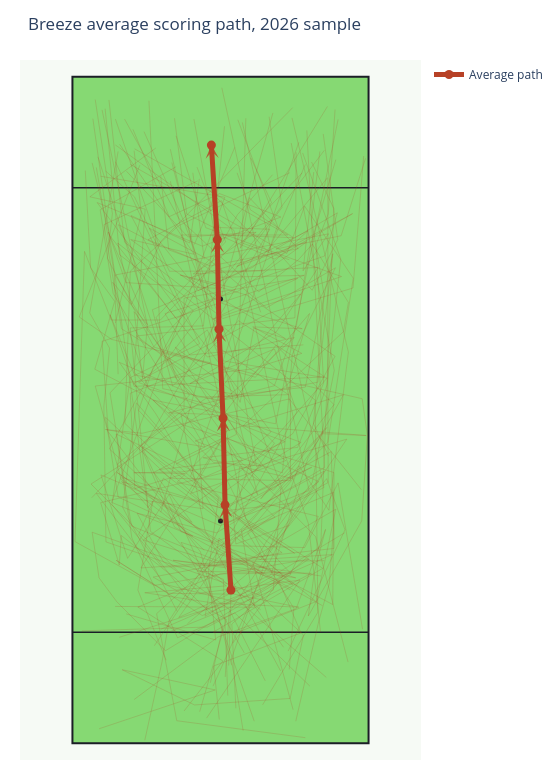

The notebook cell saved with this chart:
### Code cell
fig = plot_average_scoring_path(
    avg_path,
    paths=paths,
    title=f"{TEAM_ID.title()} average scoring path, {SEASON} sample",
    show_individual_paths=True,
)
fig.show()

### Figure 1 — Plotly figure (JSON) as saved in the notebook; plotly's stock layout.template omitted (floating-point values rounded to 4 significant figures)
{"data": [{"hoverinfo": "skip", "marker": {"color": "#1B1E26", "size": 5}, "mode": "markers", "showlegend": false, "type": "scatter", "x": [0], "y": [40]}, {"hoverinfo": "skip", "marker": {"color": "#1B1E26", "size": 5}, "mode": "markers", "showlegend": false, "type": "scatter", "x": [0], "y": [80]}, {"hoverinfo": "skip", "line": {"color": "rgba(170, 61, 35, 0.18)", "width": 1}, "mode": "lines", "showlegend": false, "type": "scatter", "x": [19.04, 3.78, -9.99, -22.37, -3.14, -3.94, -15.55, -13.56, -23.51, -11.64], "y": [11.87, 25.19, 28.61, 45.0, 42.23, 54.17, 66.79, 96.17, 98.37, 107.2]}, {"hoverinfo": "skip", "line": {"color": "rgba(170, 61, 35, 0.18)", "width": 1}, "mode": "lines", "showlegend": false, "type": "scatter", "x": [19.45, 16.75, 18.65, 16.39, 17.88], "y": [51.69, 57.52, 80.67, 94.22, 106.5]}, {"hoverinfo": "skip", "line": {"color": "rgba(170, 61, 35, 0.18)", "width": 1}, "mode": "lines", "showlegend": false, "type": "scatter", "x": [1.31, 0.51, -23.1, -21.86, -18.66, -9.91, 12.73, -14.73, -12.1, -4.89, -18.16, -20.77], "y": [8.59, 29.56, 38.0, 29.78, 25.48, 16.67, 30.48, 59.93, 67.71, 77.91, 87.94, 114.2]}, {"hoverinfo": "skip", "line": {"color": "rgba(170, 61, 35, 0.18)", "width": 1}, "mode": "lines", "showlegend": false, "type": "scatter", "x": [-0.22, -1.21, 14.49, 10.49, -3.27, -18.78, -9.4, 2.5, 14.1, -1.27, -13.63, 1.06, -12.61, -16.25, -3.07, 0.72], "y": [4.29, 13.93, 19.87, 29.27, 22.99, 32.95, 27.01, 26.84, 24.5, 25.26, 27.11, 28.35, 38.15, 74.78, 75.14, 111.1]}, {"hoverinfo": "skip", "line": {"color": "rgba(170, 61, 35, 0.18)", "width": 1}, "mode": "lines", "showlegend": false, "type": "scatter", "x": [12.38, 3.86, 9.18, 5.45], "y": [87.04, 90.07, 97.35, 105.4]}, {"hoverinfo": "skip", "line": {"color": "rgba(170, 61, 35, 0.18)", "width": 1}, "mode": "lines", "showlegend": false, "type": "scatter", "x": [0.85, 1.54, 22.73, 6.48, -4.78], "y": [11.94, 23.54, 54.75, 49.83, 112.4]}, {"hoverinfo": "skip", "line": {"color": "rgba(170, 61, 35, 0.18)", "width": 1}, "mode": "lines", "showlegend": false, "type": "scatter", "x": [14.92, 4.15, -5.54, -9.99, 3.12, 15.54, 2.91, 15.75, 7.79, -9.19, -15.48, -20.7], "y": [71.73, 70.84, 69.9, 77.36, 81.35, 90.27, 85.84, 92.26, 85.04, 84.97, 98.37, 103.0]}, {"hoverinfo": "skip", "line": {"color": "rgba(170, 61, 35, 0.18)", "width": 1}, "mode": "lines", "showlegend": false, "type": "scatter", "x": [-1.82, 0.44, -7.93, -17.86, -18.22, -21.57, 6.26, 0.58, -4.09, -15.09, 13.4, 13.62], "y": [10.91, 21.14, 29.51, 37.42, 32.11, 43.32, 50.09, 59.78, 64.94, 73.32, 76.6, 106.4]}, {"hoverinfo": "skip", "line": {"color": "rgba(170, 61, 35, 0.18)", "width": 1}, "mode": "lines", "showlegend": false, "type": "scatter", "x": [8.06, 1.54, -10.34, -15.01, -0.73, 18.72, 15.54], "y": [11.25, 24.16, 32.74, 41.43, 37.89, 49.66, 110.3]}, {"hoverinfo": "skip", "line": {"color": "rgba(170, 61, 35, 0.18)", "width": 1}, "mode": "lines", "showlegend": false, "type": "scatter", "x": [25.57, 21.17, 15.15, 1.09, -17.86, -22.55, 5.45, 14.64, 5.8, 14.71, 0.0, -16.17, -4.74, -18.16], "y": [20.53, 46.88, 35.24, 35.6, 47.47, 64.32, 67.34, 70.19, 74.96, 74.63, 79.29, 90.68, 88.03, 107.8]}, {"hoverinfo": "skip", "line": {"color": "rgba(170, 61, 35, 0.18)", "width": 1}, "mode": "lines", "showlegend": false, "type": "scatter", "x": [0.0, -11.64, -18.22, -4.01, 12.24, -1.0, -9.03], "y": [40.0, 59.31, 68.59, 62.33, 62.76, 71.67, 107.0]}, {"hoverinfo": "skip", "line": {"color": "rgba(170, 61, 35, 0.18)", "width": 1}, "mode": "lines", "showlegend": false, "type": "scatter", "x": [-15.55, -0.44, 13.62, 18.91, 16.9, 15.81, 25.42, 26.44, 25.5, -10.68, -22.07], "y": [7.89, 19.15, 24.23, 38.51, 30.8, 22.93, 40.04, 55.48, 62.03, 70.36, 105.6]}, {"hoverinfo": "skip", "line": {"color": "rgba(170, 61, 35, 0.18)", "width": 1}, "mode": "lines", "showlegend": false, "type": "scatter", "x": [7.24, 0.17, -13.05, -1.9, 13.98, 5.18, 3.57, 19.25], "y": [77.57, 97.68, 90.65, 85.92, 89.05, 98.23, 89.12, 114.6]}, {"hoverinfo": "skip", "line": {"color": "rgba(170, 61, 35, 0.18)", "width": 1}, "mode": "lines", "showlegend": false, "type": "scatter", "x": [15.27, -7.87, -11.5, 1.26, 14.1, 19.52, 23.02, 12.87], "y": [1.02, 4.07, 23.34, 34.94, 49.97, 41.94, 70.43, 112.6]}, {"hoverinfo": "skip", "line": {"color": "rgba(170, 61, 35, 0.18)", "width": 1}, "mode": "lines", "showlegend": false, "type": "scatter", "x": [-16.98, -0.86, -2.17, -0.38, -5.39, 10.26, 3.12], "y": [23.3, 18.6, 30.96, 44.21, 48.05, 93.15, 112.2]}, {"hoverinfo": "skip", "line": {"color": "rgba(170, 61, 35, 0.18)", "width": 1}, "mode": "lines", "showlegend": false, "type": "scatter", "x": [-24.96, -2.37, 16.37, -4.16, 1.54, 13.33, 2.69, 3.42, 9.47, 18.22, 26.22, 4.08, 22.14, 23.02, 16.53, 14.06, 6.89, -7.45, -17.27], "y": [20.25, 20.93, 30.61, 30.96, 42.01, 34.22, 40.77, 49.73, 45.5, 55.74, 55.41, 57.16, 74.12, 79.36, 89.85, 87.08, 81.28, 94.39, 112.4]}, {"hoverinfo": "skip", "line": {"color": "rgba(170, 61, 35, 0.18)", "width": 1}, "mode": "lines", "showlegend": false, "type": "scatter", "x": [2.71, -8.0, -15.0, -18.37, -11.02, -18.92], "y": [81.76, 76.47, 85.67, 93.36, 89.51, 112.4]}, {"hoverinfo": "skip", "line": {"color": "rgba(170, 61, 35, 0.18)", "width": 1}, "mode": "lines", "showlegend": false, "type": "scatter", "x": [12.38, 2.76, 2.33, 6.19, 9.1, -22.21, -3.28, 10.87, -0.15, -9.24, -15.76], "y": [39.24, 35.89, 40.99, 53.51, 56.06, 97.34, 89.49, 94.73, 98.95, 94.8, 110.5]}, {"hoverinfo": "skip", "line": {"color": "rgba(170, 61, 35, 0.18)", "width": 1}, "mode": "lines", "showlegend": false, "type": "scatter", "x": [4.08, 1.95, 19.18, 21.65, 14.79], "y": [2.26, 15.17, 64.53, 87.18, 106.3]}, {"hoverinfo": "skip", "line": {"color": "rgba(170, 61, 35, 0.18)", "width": 1}, "mode": "lines", "showlegend": false, "type": "scatter", "x": [2.77, 2.04, 18.06, 20.4, 16.39], "y": [6.31, 21.48, 35.67, 96.26, 104.6]}, {"hoverinfo": "skip", "line": {"color": "rgba(170, 61, 35, 0.18)", "width": 1}, "mode": "lines", "showlegend": false, "type": "scatter", "x": [-13.63, -10.5, -9.26, -0.95, 9.83, -0.04, -7.0, -15.6, -6.42, -15.41, -16.24, -1.83, -19.6, -25.43, -14.52], "y": [0.54, 14.78, 22.06, 35.09, 40.7, 49.97, 48.85, 48.71, 48.56, 45.85, 63.02, 68.51, 72.7, 76.74, 104.1]}, {"hoverinfo": "skip", "line": {"color": "rgba(170, 61, 35, 0.18)", "width": 1}, "mode": "lines", "showlegend": false, "type": "scatter", "x": [-6.56, 0.44, -14.87, -0.08, 7.65, -18.66, -5.11, -12.03, 0.44, -5.39, 11.73, -0.44, -12.97, -19.4, -13.15, -20.19, -17.05, -0.95, 10.05, 18.7], "y": [5.82, 14.82, 24.53, 30.5, 30.58, 48.78, 39.75, 48.78, 54.98, 44.96, 50.89, 60.58, 63.78, 82.99, 75.37, 92.03, 82.93, 81.91, 95.42, 106.8]}, {"hoverinfo": "skip", "line": {"color": "rgba(170, 61, 35, 0.18)", "width": 1}, "mode": "lines", "showlegend": false, "type": "scatter", "x": [-21.86, -0.95, -17.71, -4.67, 12.53, 14.93, 7.21, -20.62, -20.99, -19.97, -23.54, -18.43], "y": [2.62, 9.61, 13.25, 6.91, 8.08, 19.51, 26.65, 36.26, 60.65, 71.14, 77.47, 106.5]}, {"hoverinfo": "skip", "line": {"color": "rgba(170, 61, 35, 0.18)", "width": 1}, "mode": "lines", "showlegend": false, "type": "scatter", "x": [2.23, 11.22, 0.29, 19.32, 23.89, 15.15, 11.94, -16.24], "y": [18.05, 30.13, 35.16, 54.16, 83.73, 96.69, 88.17, 104.2]}, {"hoverinfo": "skip", "line": {"color": "rgba(170, 61, 35, 0.18)", "width": 1}, "mode": "lines", "showlegend": false, "type": "scatter", "x": [16.09, 2.57, -7.73, -15.96, -18.78, -2.7, 11.63, -1.24, -9.33, 9.69, 13.69, 16.02, 20.76], "y": [10.29, 23.47, 19.0, 37.0, 55.67, 47.98, 54.3, 59.19, 59.49, 64.36, 75.36, 89.12, 105.1]}, {"hoverinfo": "skip", "line": {"color": "rgba(170, 61, 35, 0.18)", "width": 1}, "mode": "lines", "showlegend": false, "type": "scatter", "x": [-2.92, -4.98], "y": [87.11, 102.7]}, {"hoverinfo": "skip", "line": {"color": "rgba(170, 61, 35, 0.18)", "width": 1}, "mode": "lines", "showlegend": false, "type": "scatter", "x": [17.12, 2.77, -7.52, 9.09, 15.75, 22.13, -4.57, 11.15, 12.93, 20.69, 8.27, -1.89, -12.81, -4.02, 8.06, 23.78, 9.71, -0.38, 13.14, 5.38, 2.98], "y": [25.6, 37.07, 22.65, 30.34, 51.35, 62.74, 54.43, 48.67, 70.02, 85.6, 78.39, 86.91, 92.74, 81.48, 86.91, 95.35, 87.18, 91.51, 91.02, 96.04, 102.7]}, {"hoverinfo": "skip", "line": {"color": "rgba(170, 61, 35, 0.18)", "width": 1}, "mode": "lines", "showlegend": false, "type": "scatter", "x": [12.18, 22.41, 19.11, 7.99, -9.65, 11.08, 8.75], "y": [16.61, 38.44, 47.64, 33.7, 69.06, 96.45, 112.8]}, {"hoverinfo": "skip", "line": {"color": "rgba(170, 61, 35, 0.18)", "width": 1}, "mode": "lines", "showlegend": false, "type": "scatter", "x": [1.47, 2.09, 0.37, 7.31, -1.21, -12.12, 9.91, 21.17], "y": [14.0, 33.63, 45.03, 49.97, 50.52, 61.78, 57.52, 112.3]}, {"hoverinfo": "skip", "line": {"color": "rgba(170, 61, 35, 0.18)", "width": 1}, "mode": "lines", "showlegend": false, "type": "scatter", "x": [18.36, -0.18, -20.01, 3.05, 9.36], "y": [24.78, 34.94, 52.99, 95.14, 102.3]}, {"hoverinfo": "skip", "line": {"color": "rgba(170, 61, 35, 0.18)", "width": 1}, "mode": "lines", "showlegend": false, "type": "scatter", "x": [3.12, 17.26, 20.76, 3.8, -10.47, -19.53, -16.24, -3.75, -18.92], "y": [20.0, 25.53, 42.15, 32.26, 31.71, 42.97, 65.83, 71.94, 104.7]}, {"hoverinfo": "skip", "line": {"color": "rgba(170, 61, 35, 0.18)", "width": 1}, "mode": "lines", "showlegend": false, "type": "scatter", "x": [22.34, -2.78, -0.25, 6.89, 13.0, -14.11, -7.11, 7.24, 18.7, 1.2, -11.02, 3.94, -15.55, -14.04, -13.15, -21.32], "y": [37.89, 22.86, 36.93, 30.54, 28.55, 53.34, 38.1, 33.08, 49.01, 39.67, 49.29, 50.93, 77.71, 65.69, 75.24, 114.0]}, {"hoverinfo": "skip", "line": {"color": "rgba(170, 61, 35, 0.18)", "width": 1}, "mode": "lines", "showlegend": false, "type": "scatter", "x": [-10.75, 20.14, -14.32, 1.2, -8.14, 2.98, -15.48, -19.88, -15.55, 18.77, 3.26, -8.62, -12.26, 5.93, 19.32], "y": [20.52, 33.98, 31.57, 56.36, 71.32, 62.74, 66.31, 77.16, 64.25, 65.97, 76.06, 64.32, 78.05, 85.74, 101.9]}, {"hoverinfo": "skip", "line": {"color": "rgba(170, 61, 35, 0.18)", "width": 1}, "mode": "lines", "showlegend": false, "type": "scatter", "x": [2.02, -3.61, -20.22, -21.32, 15.06, 0.03, -4.36, -9.31, -10.75], "y": [14.07, 34.46, 56.08, 72.35, 84.23, 83.89, 86.97, 88.83, 102.1]}, {"hoverinfo": "skip", "line": {"color": "rgba(170, 61, 35, 0.18)", "width": 1}, "mode": "lines", "showlegend": false, "type": "scatter", "x": [-1.34, 5.93, 15.89, -11.91, -26.19, -24.48, -19.67, -10.82, 14.72], "y": [10.29, 26.56, 33.15, 28.42, 36.31, 88.55, 76.2, 76.2, 102.7]}, {"hoverinfo": "skip", "line": {"color": "rgba(170, 61, 35, 0.18)", "width": 1}, "mode": "lines", "showlegend": false, "type": "scatter", "x": [-18.98, 6.14, 3.74, 18.63, 3.94], "y": [24.64, 24.5, 38.44, 46.06, 111.8]}, {"hoverinfo": "skip", "line": {"color": "rgba(170, 61, 35, 0.18)", "width": 1}, "mode": "lines", "showlegend": false, "type": "scatter", "x": [-2.51, 14.31, -3.75, -23.31, 0.24, -10.4, -12.88], "y": [4.53, 29.38, 27.04, 46.68, 61.64, 63.84, 115.7]}, {"hoverinfo": "skip", "line": {"color": "rgba(170, 61, 35, 0.18)", "width": 1}, "mode": "lines", "showlegend": false, "type": "scatter", "x": [-3.75, 1.06, -12.12, 11.08, -14.45, -2.72, 15.27, 20.21, 17.53, 0.72, 13.28, -2.37, -19.94, -23.1], "y": [5.69, 22.31, 29.93, 34.32, 53.47, 62.05, 64.11, 88.14, 65.01, 61.85, 73.04, 69.54, 91.37, 104.5]}, {"hoverinfo": "skip", "line": {"color": "rgba(170, 61, 35, 0.18)", "width": 1}, "mode": "lines", "showlegend": false, "type": "scatter", "x": [-2.92, -18.57, -6.56, -6.56, 13.89, -1.41, 21.79, -2.65, -8.0], "y": [34.73, 50.25, 60.13, 80.13, 83.68, 76.33, 84.02, 92.81, 109.3]}, {"hoverinfo": "skip", "line": {"color": "rgba(170, 61, 35, 0.18)", "width": 1}, "mode": "lines", "showlegend": false, "type": "scatter", "x": [3.53, 16.43, 1.06, -10.47, -17.2, -16.24, -7.59, 12.45], "y": [42.97, 49.7, 42.76, 51.07, 57.59, 84.98, 93.15, 102.7]}, {"hoverinfo": "skip", "line": {"color": "rgba(170, 61, 35, 0.18)", "width": 1}, "mode": "lines", "showlegend": false, "type": "scatter", "x": [18.08, -0.11, 20.42, 20.42, -6.97, -15.69, 8.61, 23.85, 25.77], "y": [30.13, 32.81, 35.08, 48.74, 57.39, 64.73, 77.36, 81.96, 105.7]}, {"hoverinfo": "skip", "line": {"color": "rgba(170, 61, 35, 0.18)", "width": 1}, "mode": "lines", "showlegend": false, "type": "scatter", "x": [22.96, 17.12, 5.04, 19.18, 0.44, 14.1], "y": [14.62, 37.2, 49.49, 65.76, 68.85, 108.2]}, {"hoverinfo": "skip", "line": {"color": "rgba(170, 61, 35, 0.18)", "width": 1}, "mode": "lines", "showlegend": false, "type": "scatter", "x": [6.07, -2.92, -9.24, -16.72, -21.52, -0.04, 15.95, 0.24], "y": [3.98, 30.0, 44.82, 33.29, 48.32, 39.19, 45.51, 118.0]}, {"hoverinfo": "skip", "line": {"color": "rgba(170, 61, 35, 0.18)", "width": 1}, "mode": "lines", "showlegend": false, "type": "scatter", "x": [11.35, 0.99, -13.9, 13.0, 20.62, 4.77, -7.25, 2.16, 18.77, 21.03, 9.98, 21.72, 26.11], "y": [17.29, 32.05, 36.59, 55.74, 69.67, 80.66, 84.3, 82.03, 87.73, 95.49, 88.97, 91.37, 105.3]}, {"hoverinfo": "skip", "line": {"color": "rgba(170, 61, 35, 0.18)", "width": 1}, "mode": "lines", "showlegend": false, "type": "scatter", "x": [18.01, 15.82, 11.01, 2.43, -18.92], "y": [20.0, 39.54, 53.68, 92.33, 107.7]}, {"hoverinfo": "skip", "line": {"color": "rgba(170, 61, 35, 0.18)", "width": 1}, "mode": "lines", "showlegend": false, "type": "scatter", "x": [-4.71, 2.57], "y": [89.79, 107.3]}, {"hoverinfo": "skip", "line": {"color": "rgba(170, 61, 35, 0.18)", "width": 1}, "mode": "lines", "showlegend": false, "type": "scatter", "x": [-5.46, -14.73, -10.27, 4.15, 17.67, -1.82, -22.62, -19.05, -23.38, -24.34], "y": [25.6, 37.62, 47.71, 37.13, 47.09, 56.43, 67.34, 79.56, 85.6, 103.1]}, {"hoverinfo": "skip", "line": {"color": "rgba(170, 61, 35, 0.18)", "width": 1}, "mode": "lines", "showlegend": false, "type": "scatter", "x": [13.55, 17.67, 19.59, 20.35, 19.93, 0.85, -8.0, 2.84, 4.56], "y": [3.98, 21.89, 28.76, 38.99, 52.51, 42.28, 50.32, 55.6, 112.5]}, {"hoverinfo": "skip", "line": {"color": "rgba(170, 61, 35, 0.18)", "width": 1}, "mode": "lines", "showlegend": false, "type": "scatter", "x": [12.38, 13.21, 4.9, 13.07, -3.13, 13.89, 18.56, 17.19, 19.39, 20.62], "y": [13.31, 24.3, 37.89, 47.64, 51.41, 53.27, 64.87, 89.72, 95.28, 114.1]}, {"hoverinfo": "skip", "line": {"color": "rgba(170, 61, 35, 0.18)", "width": 1}, "mode": "lines", "showlegend": false, "type": "scatter", "x": [18.7, 0.03, -16.03, -19.88, -6.56, -16.1, -5.53, -3.81], "y": [32.88, 32.6, 39.13, 63.08, 77.16, 95.01, 90.06, 101.6]}, {"hoverinfo": "skip", "line": {"color": "rgba(170, 61, 35, 0.18)", "width": 1}, "mode": "lines", "showlegend": false, "type": "scatter", "x": [-10.75, 9.43], "y": [41.6, 113.5]}, {"hoverinfo": "skip", "line": {"color": "rgba(170, 61, 35, 0.18)", "width": 1}, "mode": "lines", "showlegend": false, "type": "scatter", "x": [-18.23, 5.93, 12.93, -6.77, -13.77], "y": [19.08, 26.84, 40.84, 94.39, 110.1]}, {"hoverinfo": "skip", "line": {"color": "rgba(170, 61, 35, 0.18)", "width": 1}, "mode": "lines", "showlegend": false, "type": "scatter", "x": [0.0, 9.71, 1.13, -17.82, -20.97, -4.09], "y": [40.0, 54.02, 62.88, 74.62, 93.36, 101.2]}, {"hoverinfo": "skip", "line": {"color": "rgba(170, 61, 35, 0.18)", "width": 1}, "mode": "lines", "showlegend": false, "type": "scatter", "x": [7.58, 17.53, 17.05, -18.5, -16.03, -10.68, 13.0], "y": [6.93, 23.61, 61.78, 90.06, 79.01, 90.41, 114.4]}, {"hoverinfo": "skip", "line": {"color": "rgba(170, 61, 35, 0.18)", "width": 1}, "mode": "lines", "showlegend": false, "type": "scatter", "x": [-23.17, -5.6, -18.98, 19.45, 14.86, 16.78], "y": [44.21, 62.67, 84.3, 91.71, 85.05, 102.8]}, {"hoverinfo": "skip", "line": {"color": "rgba(170, 61, 35, 0.18)", "width": 1}, "mode": "lines", "showlegend": false, "type": "scatter", "x": [10.81, -2.78, -7.11, 5.8, 14.51, -14.73, -2.37, 3.53, 6.0, 11.7, -5.67, 10.26, 16.5, 21.1, 18.49], "y": [13.04, 38.3, 59.31, 48.87, 54.16, 64.94, 74.41, 61.37, 74.75, 72.83, 83.75, 88.48, 81.55, 90.68, 109.7]}, {"hoverinfo": "skip", "line": {"color": "rgba(170, 61, 35, 0.18)", "width": 1}, "mode": "lines", "showlegend": false, "type": "scatter", "x": [-9.37, 9.5, 10.87, -1.62, 14.44, 0.44, -17.27, -20.08], "y": [19.97, 27.59, 45.85, 61.99, 80.86, 76.47, 90.2, 115.8]}, {"hoverinfo": "skip", "line": {"color": "rgba(170, 61, 35, 0.18)", "width": 1}, "mode": "lines", "showlegend": false, "type": "scatter", "x": [-5.94, 5.11, 8.27, 16.5, 20.48, 12.73], "y": [21.55, 30.75, 36.38, 46.95, 67.13, 108.0]}, {"hoverinfo": "skip", "line": {"color": "rgba(170, 61, 35, 0.18)", "width": 1}, "mode": "lines", "showlegend": false, "type": "scatter", "x": [4.29, -7.11, 13.55, -8.55, 12.59, 17.6, -7.8, 0.58, 6.69, -8.76], "y": [16.27, 36.17, 29.79, 32.95, 30.54, 40.84, 47.02, 55.33, 44.75, 104.5]}, {"hoverinfo": "skip", "line": {"color": "rgba(170, 61, 35, 0.18)", "width": 1}, "mode": "lines", "showlegend": false, "type": "scatter", "x": [-11.91, 2.57, 13.76, 9.71, -5.53, 10.05, 17.6, -4.91, 6.41, -5.87, -16.92], "y": [17.57, 38.99, 59.65, 70.98, 64.73, 74.07, 85.67, 84.5, 91.99, 91.16, 103.0]}, {"hoverinfo": "skip", "line": {"color": "rgba(170, 61, 35, 0.18)", "width": 1}, "mode": "lines", "showlegend": false, "type": "scatter", "x": [13.07, 5.8, 20.21, 20.35, -1.0, -18.43, -20.7, -9.1, 12.59, 12.59, 16.02, 6.28, -11.98, -20.36, -19.46, -22.55], "y": [6.04, 32.6, 24.98, 45.17, 36.17, 44.34, 58.69, 47.71, 47.29, 65.9, 77.36, 65.9, 71.32, 87.32, 95.35, 115.9]}, {"hoverinfo": "skip", "line": {"color": "rgba(170, 61, 35, 0.18)", "width": 1}, "mode": "lines", "showlegend": false, "type": "scatter", "x": [-1.48, -7.11, 12.11, -15.48], "y": [78.26, 91.51, 91.51, 107.0]}, {"hoverinfo": "skip", "line": {"color": "rgba(170, 61, 35, 0.18)", "width": 1}, "mode": "lines", "showlegend": false, "type": "scatter", "x": [12.59, -8.28, -14.11, 8.88, -1.27, -6.08, -8.28], "y": [27.59, 38.92, 52.86, 92.54, 92.88, 95.28, 112.5]}, {"hoverinfo": "skip", "line": {"color": "rgba(170, 61, 35, 0.18)", "width": 1}, "mode": "lines", "showlegend": false, "type": "scatter", "x": [-2.37, 8.61, 15.27], "y": [100.0, 88.42, 104.2]}, {"hoverinfo": "skip", "line": {"color": "rgba(170, 61, 35, 0.18)", "width": 1}, "mode": "lines", "showlegend": false, "type": "scatter", "x": [7.24, -5.67, -17.68, 1.47, 12.59, 19.39, 19.32, 19.32], "y": [24.02, 34.11, 47.84, 41.94, 43.18, 46.95, 61.78, 101.7]}, {"hoverinfo": "skip", "line": {"color": "rgba(170, 61, 35, 0.18)", "width": 1}, "mode": "lines", "showlegend": false, "type": "scatter", "x": [25.36, 12.38, -14.11, -20.7, -2.78, -19.33, -21.66, -8.0], "y": [45.65, 61.99, 55.81, 56.49, 53.34, 81.0, 96.04, 103.8]}, {"hoverinfo": "skip", "line": {"color": "rgba(170, 61, 35, 0.18)", "width": 1}, "mode": "lines", "showlegend": false, "type": "scatter", "x": [-18.43, -19.12, -22.35], "y": [66.45, 84.57, 103.7]}, {"hoverinfo": "skip", "line": {"color": "rgba(170, 61, 35, 0.18)", "width": 1}, "mode": "lines", "showlegend": false, "type": "scatter", "x": [-18.92, -14.25, -15.55], "y": [75.65, 95.35, 106.7]}, {"hoverinfo": "skip", "line": {"color": "rgba(170, 61, 35, 0.18)", "width": 1}, "mode": "lines", "showlegend": false, "type": "scatter", "x": [-9.79, -14.87, -12.19, -13.08, -22.97], "y": [14.96, 27.59, 43.59, 42.42, 112.4]}, {"hoverinfo": "skip", "line": {"color": "rgba(170, 61, 35, 0.18)", "width": 1}, "mode": "lines", "showlegend": false, "type": "scatter", "x": [14.65, -1.34, 18.42, 4.56, -9.03], "y": [20.0, 20.0, 31.51, 40.36, 101.2]}, {"hoverinfo": "skip", "line": {"color": "rgba(170, 61, 35, 0.18)", "width": 1}, "mode": "lines", "showlegend": false, "type": "scatter", "x": [-7.8, -17.61, -15.14, 1.54, -17.82, -4.98, -19.6, 0.78, -21.59], "y": [23.75, 42.49, 61.3, 42.01, 47.09, 37.27, 43.38, 98.3, 102.1]}, {"hoverinfo": "skip", "line": {"color": "rgba(170, 61, 35, 0.18)", "width": 1}, "mode": "lines", "showlegend": false, "type": "scatter", "x": [0.0, 13.55, 19.11, 7.24, 20.42, 9.98, -0.25, -7.93, -11.57, 0.92, -4.23], "y": [40.0, 48.46, 56.84, 44.0, 60.96, 71.67, 58.14, 65.62, 76.68, 90.27, 103.7]}, {"customdata": [[0.0, -0.004777, 0.9618, 72.0], [0.2, 0.1312, 0.9582, 72.0], [0.4, 0.2838, 0.9324, 72.0], [0.6, 0.4791, 0.9006, 72.0], [0.8, 0.7004, 0.8759, 72.0], [1.0, 1.015, 0.8531, 72.0]], "hovertemplate": "Progress: %{customdata[0]:.0%}<br>Avg cumulative aEC: %{customdata[1]:.3f}<br>Avg CP: %{customdata[2]:.1%}<br>Possessions: %{customdata[3]:.0f}<extra></extra>", "line": {"color": "#b74126", "width": 5}, "marker": {"color": "#b74126", "size": 9}, "mode": "lines+markers", "name": "Average path", "type": "scatter", "x": [1.882, 0.8203, 0.4641, -0.2705, -0.5744, -1.642], "y": [27.61, 42.93, 58.54, 74.56, 90.65, 107.7]}], "layout": {"annotations": [{"arrowcolor": "#b74126", "arrowhead": 3, "arrowsize": 1.1, "arrowwidth": 2, "ax": 1.882, "axref": "x", "ay": 27.61, "ayref": "y", "opacity": 0.8, "showarrow": true, "x": 0.8203, "xref": "x", "y": 42.93, "yref": "y"}, {"arrowcolor": "#b74126", "arrowhead": 3, "arrowsize": 1.1, "arrowwidth": 2, "ax": 0.8203, "axref": "x", "ay": 42.93, "ayref": "y", "opacity": 0.8, "showarrow": true, "x": 0.4641, "xref": "x", "y": 58.54, "yref": "y"}, {"arrowcolor": "#b74126", "arrowhead": 3, "arrowsize": 1.1, "arrowwidth": 2, "ax": 0.4641, "axref": "x", "ay": 58.54, "ayref": "y", "opacity": 0.8, "showarrow": true, "x": -0.2705, "xref": "x", "y": 74.56, "yref": "y"}, {"arrowcolor": "#b74126", "arrowhead": 3, "arrowsize": 1.1, "arrowwidth": 2, "ax": -0.2705, "axref": "x", "ay": 74.56, "ayref": "y", "opacity": 0.8, "showarrow": true, "x": -0.5744, "xref": "x", "y": 90.65, "yref": "y"}, {"arrowcolor": "#b74126", "arrowhead": 3, "arrowsize": 1.1, "arrowwidth": 2, "ax": -0.5744, "axref": "x", "ay": 90.65, "ayref": "y", "opacity": 0.8, "showarrow": true, "x": -1.642, "xref": "x", "y": 107.7, "yref": "y"}], "height": 780, "margin": {"b": 20, "l": 20, "r": 20, "t": 60}, "paper_bgcolor": "white", "plot_bgcolor": "#f6faf5", "shapes": [{"fillcolor": "#86d973", "layer": "below", "line": {"color": "#1B1E26", "width": 2}, "type": "rect", "x0": -26.65, "x1": 26.65, "y0": 0, "y1": 120}, {"layer": "below", "line": {"color": "#1B1E26", "width": 1.5}, "type": "line", "x0": -26.65, "x1": 26.65, "y0": 20, "y1": 20}, {"layer": "below", "line": {"color": "#1B1E26", "width": 1.5}, "type": "line", "x0": -26.65, "x1": 26.65, "y0": 100, "y1": 100}], "title": {"text": "Breeze average scoring path, 2026 sample"}, "width": 560, "xaxis": {"range": [-31.65, 31.65], "scaleanchor": "y", "scaleratio": 1, "showgrid": false, "visible": false, "zeroline": false}, "yaxis": {"range": [-3, 123], "showgrid": false, "visible": false, "zeroline": false}}}
